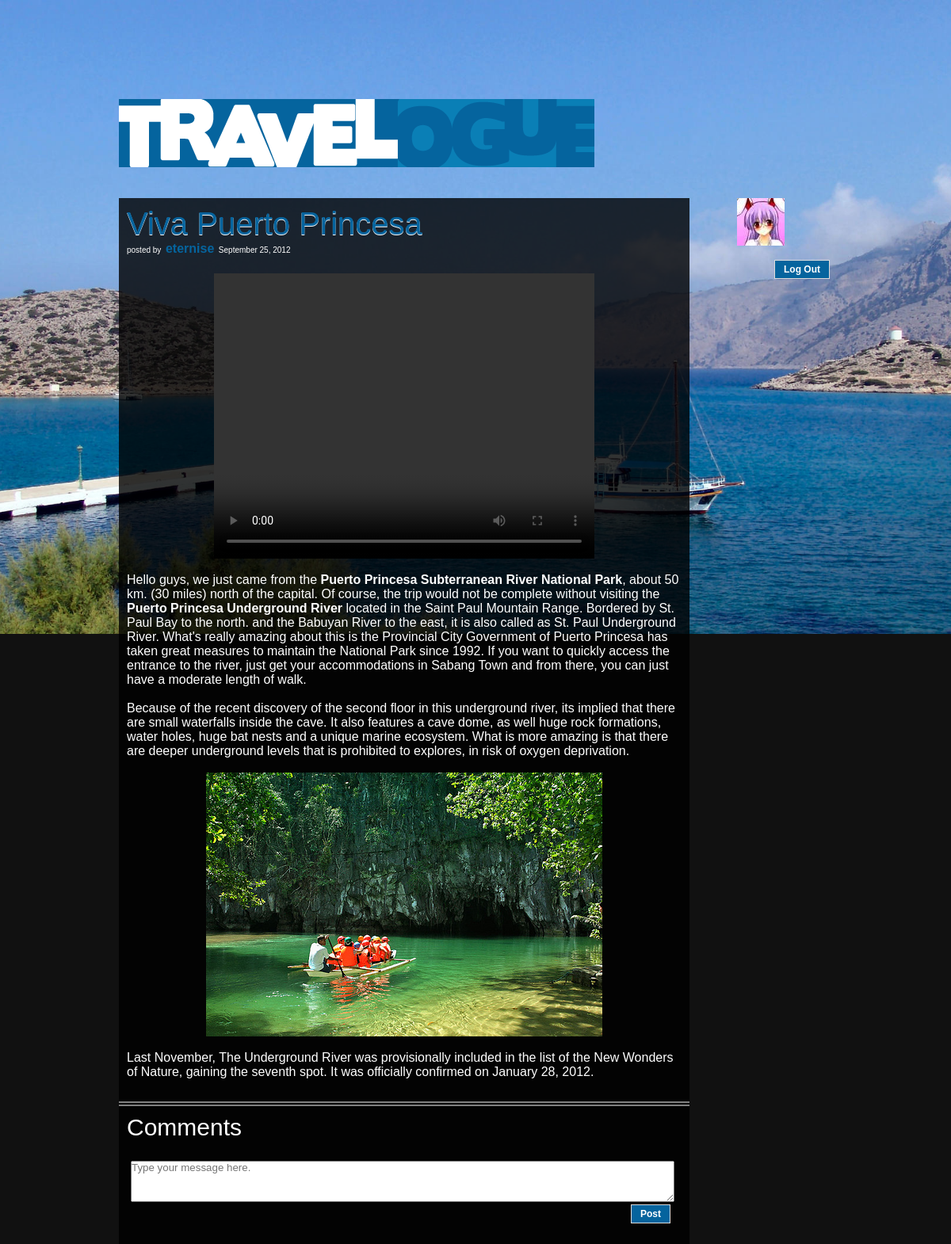
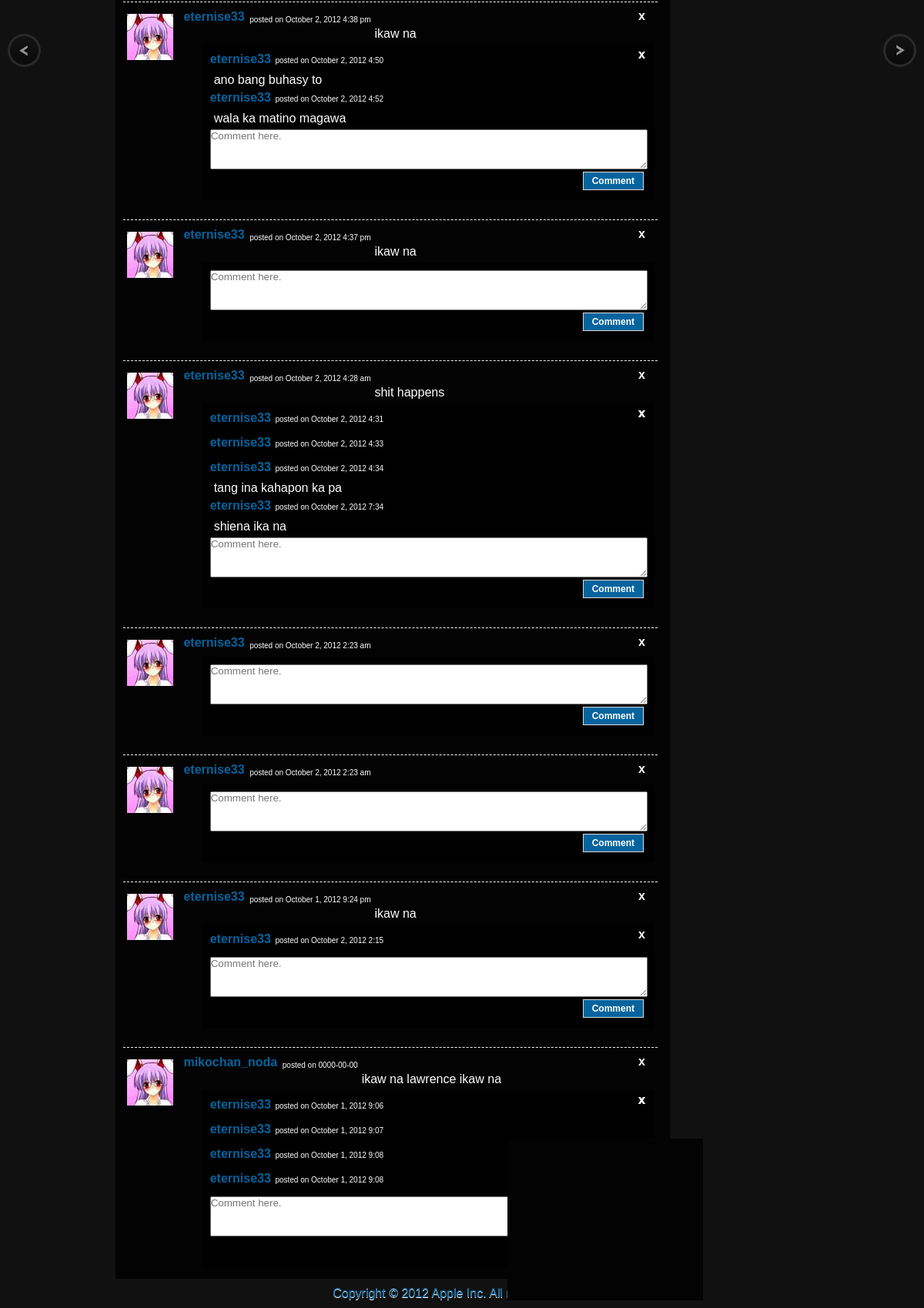
/main_page1.php, run on the app's committed database (2 pictures, top to bottom).
### tables this page shows
CREATE TABLE IF NOT EXISTS `post` (
  `post_id` int(12) NOT NULL AUTO_INCREMENT,
  `comment` text NOT NULL,
  `username` varchar(30) NOT NULL,
  `date` varchar(30) NOT NULL,
  `time` varchar(20) NOT NULL,
  PRIMARY KEY (`post_id`)
);

CREATE TABLE IF NOT EXISTS `comment` (
  `comment_id` int(200) NOT NULL AUTO_INCREMENT,
  `post_id` int(200) NOT NULL,
  `username` varchar(50) NOT NULL,
  `comment_topost` text NOT NULL,
  `date` varchar(20) NOT NULL,
  `time` time NOT NULL,
  PRIMARY KEY (`comment_id`)
);

### main_page1.php (the view, shortened to what this page needs)
<!DOCTYPE html PUBLIC "-//W3C//DTD XHTML 1.0 Transitional//EN" "http://www.w3.org/TR/xhtml1/DTD/xhtml1-transitional.dtd">
<html xmlns="http://www.w3.org/1999/xhtml" xml:lang="en" lang="en">
	<head>
		<link rel="stylesheet" type="text/css" href="css/style.css">
		<link rel="stylesheet" href="css/supersized.css" type="text/css" media="screen" />
		<link rel="stylesheet" href="js/supersized.shutter.css" type="text/css" media="screen" />
	</head>
<body>
		<div class="wrapper">
			<div class="header">
				<a id="prevslide" class="headerBut"></a>
				<a id="nextslide" class="headerBut"></a>
				<img src="images/logo_lo.png" style="position:relative; top:50%;" />
			</div>
			<div class="content">
				<div class="col1">
					<div class="userpost">
						<div class="title">Viva Puerto Princesa</div>
						<div >
							<div class="guestName2">
								<span class="commentDate2">posted by&nbsp;&nbsp;</span> <a href="#">eternise</a>
							</div>
							<span class="commentDate2">&nbsp;&nbsp;September 25, 2012</span>
						</div>
						<div class="contentPost">
							<center>
							<video width="480" height="360" controls="controls"  align = "center">
									<source src="images/pilipinas.mp4" type="video/mp4">
							</video>
							</center>
							<br />
							Hello guys, we just came from the <b>Puerto Princesa Subterranean River National Park</b>, about 50 km. (30 miles) north of the capital. Of course, the trip would not be complete without  visiting the <b>Puerto Princesa Underground River</b> located in the Saint Paul Mountain Range. Bordered by St. Paul Bay to the north. and the Babuyan River to the east, it is also called as St. Paul Underground  River. What's really amazing about this is the Provincial City Government of Puerto Princesa has taken great measures to maintain the National Park since 1992. If you want to quickly access the entrance to the river, just get your accommodations in Sabang Town and from there, you can just have a moderate length of walk. <br /><br />
							Because of the recent discovery of the second floor in this underground river, its implied that there are small waterfalls inside the cave. It also features a cave dome, as well huge rock formations, water holes, huge bat nests and a unique marine ecosystem. What is more amazing is that there are deeper  underground levels that is prohibited to explores, in risk of oxygen deprivation. <br /><br />
							<center><img src="images/pp_ug.jpg" ></img></center>
							<br />Last November, The Underground River was provisionally included in the  list of the New Wonders of Nature, gaining the seventh spot. It was officially confirmed on January 28, 2012. <br /><br />
						</div>
					</div>
					<div class="comments">
						<div class="commenttitle">Comments</div>
						<div class= "inputComment">
							<div class= "inputComment2">
								<form method="POST" action="main_page1.php">
									<textarea name = "comments" class="inputForm1" placeholder="Type your message here." /></textarea><br/>
									<input type = "submit" name = "submit" value="Post" class="buttonForm1"/>
								</form>
							</div>
						</div>
						<div class="commentPost">
								<?php
									$sql = "SELECT * FROM post ORDER BY post_id DESC";
									$result = mysql_query($sql) or die (mysql_error());
									while($rows =mysql_fetch_array($result)){
										$id = $rows['post_id'];
										$comment =$rows['comment'];
										$username1 =$rows['username'];
										$dtime = $rows['date'];
										echo "<div class=\"guestComment\">";
											echo "<div class=\"guestImg\"><img src=\"images/gImg.jpg\"></div>";
											echo "<div class=\"commentInside\">";
												echo " <div><div class=\"guestName\"><a href='commenters_profile.php?id=" . $username1 . "'>$username1</a></div><span class=\"commentDate\">&nbsp; posted on $dtime</span> </div><br/><br/>";
												echo "<div class=\"commentText\" class=\"buttonForm\"> $comment</div>";
												echo "<a href='delete.php?id=" .$rows['post_id'] . "' class=\"buttonFormX\" >x</a>";
											echo "<div class=\"commentInside2\">";
												echo "<div class=\"transparency\"></div>";
													$sql_comment = "SELECT * FROM comment WHERE post_id = '$id' ORDER BY comment_id ";
													$result_comment = mysql_query($sql_comment) or die (mysql_error());
													while($rows1 =mysql_fetch_array($result_comment)){
														$comment1 =$rows1['comment_topost'];
														$username2 =$rows1['username'];
														$dtime = $rows1['date'];
														echo "<div ><div class=\"guestName2\"><a href='commenters_profile.php?id=" . $username2 . "'>$username2</a></div> <span class=\"commentDate2\">&nbsp; posted on $dtime</span></div><br/><br/>";
														echo "<div class=\"commentText\" class=\"buttonForm\"> $comment1</div>";
														echo "<a href='delete.php?id=" .$rows['post_id'] . "' class=\"buttonFormX\" >x</a>";
													}
													echo "<form method=\"POST\" action=\"comment.php?id=$id\" >";
														echo "<textarea name = \"comments1\" class=\"inputForm1\" placeholder=\"Comment here.\" style=\"display: block;\" /></textarea>";
														echo "<input type = \"submit\" name = \"submit\" value=\"Comment\" class=\"buttonForm2\"/>";
													echo "</form>";
											echo "</div>";
										echo "</div>";
										echo "</div>";
									}
								?>
						</div>
					</div>
				</div>
				<div class="rightRail">
					<img src="images/gImg.jpg">
					<input type = "button" name = "submit" value="Log Out" class="buttonForm1" onClick="location.href='logout.php'" style="float:center;"/>
				</div>
			</div>
			<div class="footer">
				Copyright &#169; 2012 Apple Inc. All rights reserved.
			</div>
		</div>
</body>
</html>

### css/style.css (style rules this page uses)
* { font-family: Tahoma, Geneva, sans-serif; text-decoration: none; }
a { font-weight:bold; color:#05649e; }
.contentPost { margin-top: 40px; }
.transparency { opacity:0.8; filter:alpha(opacity=80); -moz-opacity:0.8; background-color:#000; position:absolute; width: 100%; height: 100%; top:0px; left:0px; z-index:-1; overflow:hidden; }
.wrapper { margin: 0px auto; width: 900px; background-color: #cccccc; }
.header { float: left; width: 100%; height: 250px; }
.content { float: left; width: 100%; }
.col1 { position: relative; float: left; width: 80%; }
#prevslide, #nextslide { position:absolute; height:43px; width:43px; top:50%; margin-top:-21px; opacity:0.6; }
#prevslide { left:10px; background:url('../img/back.png'); }
#nextslide { right:10px; background:url('../img/forward.png'); }
.comments { position: relative; float: left; color: white; width: 100%; border-top:6px double gray; }
.commentPost { position: relative; float: left; width: 100%; }
.guestComment { position: relative; margin: 10px ; float: left; width: 95%; padding: 5px; border-top :1px dashed white; }
.guestImg img { position: relative; padding-top: 10px; }
.commentInside { position: relative; float: right; width: 90%; }
.buttonFormX { color: white; text-decoration:none; position: absolute; right:0; top: 0px; padding:4px 11px; }
.inputComment { position: relative; float: left; width: 100%; }
.commenttitle { font-size:30px; padding: 10px; }
.inputComment2 { position: relative; margin: 10px; float: left; width: 95%; padding: 5px; }
.inputForm1 { position: relative; width: 100%; height: 50px; float: left; }
.buttonForm1, .buttonForm { border:1px solid #dcdcdc; color: white; padding:4px 11px; text-decoration:none; background-color:#05649e; font-weight:bold; padding:4px 11px; margin:3px; position: relative; float:right; font-size: 12px; }
.commentText, .commentDate, .guestName, .inputForm { position: relative; margin: 5px; }
.commentText { margin-top: -9px; }
.guestName2, .guestName { float: left; }
.commentDate2, .commentDate { float: left; font-size: 10px; positon: relative; margin-top: 5px; }
.commentDate { margin-top: 12px; margin-left: -4px; }
.commentInside2 { position: relative; float: right; width: 92%; padding: 10px; }
.userpost { position: relative; float: left; padding: 10px; color: white; }
.title { font-size:40px; color: #05649e; text-shadow:0px 1px 0px #fff; }
.commentPost img { float: left; position: relative; }
.buttonForm2 { border:1px solid #dcdcdc; color: white; padding:4px 11px; text-decoration:none; background-color:#05649e; font-weight:bold; padding:4px 11px; margin:3px; position: relative; float:right; font-size: 12px; }
.rightRail { text-align: center; }
.footer { float: left; width: 100%; color: #05649e; text-align:center; margin-top: 10px; margin-bottom: 10px; text-shadow:0px 1px 0px #FFF; }

### css/supersized.css (style rules this page uses)
* { margin:0; padding:0; }
body { background:#111; height:100%; }
img { border:none; }

### css/supersized.shutter.css (style rules this page uses)
#prevslide, #nextslide { position:absolute; height:43px; width:43px; top:50%; margin-top:-21px; opacity:0.6; }
#prevslide { left:10px; background:url('../img/back.png'); }
#nextslide { right:10px; background:url('../img/forward.png'); }

### data on the page
post: username "eternise33", date "October 2, 2012 4:38 pm", comment "ikaw na"
comment: username "eternise33", date "October 2, 2012 4:50", comment_topost "ano bang buhasy to"
comment: username "eternise33", date "October 2, 2012 4:52", comment_topost "wala ka matino magawa"
post: username "eternise33", date "October 2, 2012 4:37 pm", comment "ikaw na"
post: username "eternise33", date "October 2, 2012 4:28 am", comment "shit happens"
comment: username "eternise33", date "October 2, 2012 4:31"
comment: username "eternise33", date "October 2, 2012 4:33"
comment: username "eternise33", date "October 2, 2012 4:34", comment_topost "tang ina kahapon ka pa"
comment: username "eternise33", date "October 2, 2012 7:34", comment_topost "shiena ika na"
post: username "eternise33", date "October 2, 2012 2:23 am"
post: username "eternise33", date "October 2, 2012 2:23 am"
post: username "eternise33", date "October 1, 2012 9:24 pm", comment "ikaw na"
comment: username "eternise33", date "October 2, 2012 2:15"
post: username "mikochan_noda", date "0000-00-00", comment "ikaw na lawrence ikaw na"
comment: username "eternise33", date "October 1, 2012 9:06"
comment: username "eternise33", date "October 1, 2012 9:07"
comment: username "eternise33", date "October 1, 2012 9:08"
comment: username "eternise33", date "October 1, 2012 9:08"
